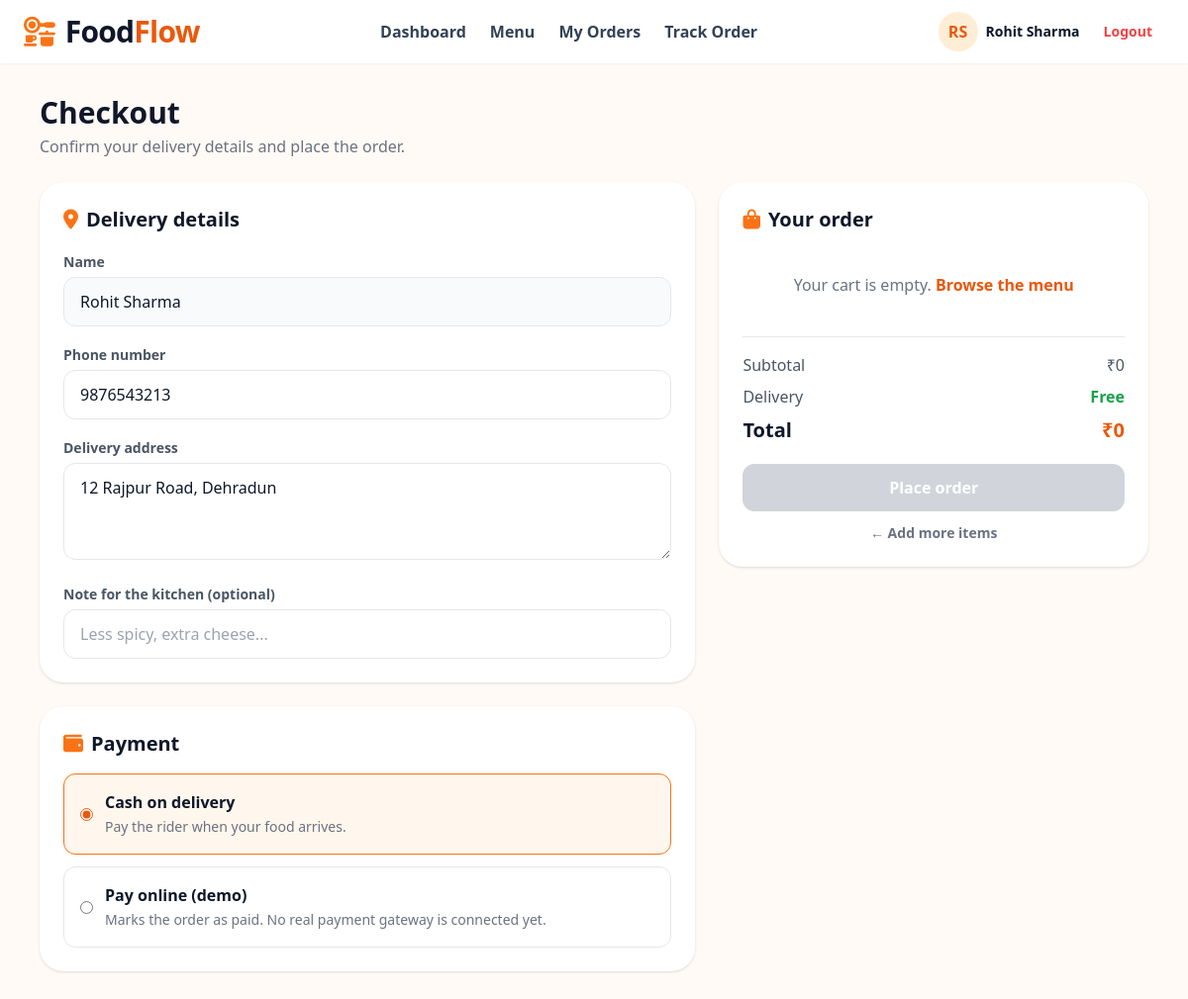
The page /My_orders/checkout.php (signed in) on the database its author committed.
### tables this page shows
CREATE TABLE users (
    user_id       INT AUTO_INCREMENT PRIMARY KEY,
    full_name     VARCHAR(100) NOT NULL,
    email         VARCHAR(150) NOT NULL UNIQUE,
    password_hash VARCHAR(255) NOT NULL,
    role          ENUM('customer','restaurant','delivery','admin','restaurant_staff','delivery_person') NOT NULL DEFAULT 'customer',
    phone         VARCHAR(20) DEFAULT NULL,
    address       VARCHAR(255) DEFAULT NULL,
    is_active     TINYINT(1) NOT NULL DEFAULT 1,
    created_at    TIMESTAMP NOT NULL DEFAULT CURRENT_TIMESTAMP,
    INDEX idx_users_role (role)
);

### My_orders/_lib.php (called while the page is built, shortened)
<?php
function e($v): string
{
    return htmlspecialchars((string)$v, ENT_QUOTES, 'UTF-8');
}

### My_orders/checkout.php (the view, shortened to what this page needs)
<?php
require_once __DIR__ . '/_lib.php';
$uid = customer_guard();
$st = $pdo->prepare('SELECT full_name, phone, address FROM users WHERE user_id = ?');
$st->execute([$uid]);
$user = $st->fetch(PDO::FETCH_ASSOC) ?: ['full_name' => '', 'phone' => '', 'address' => ''];
?>
<!DOCTYPE html>
<html lang="en">
<head>
    <script src="https://cdn.tailwindcss.com"></script>
    <link rel="stylesheet" href="https://cdnjs.cloudflare.com/ajax/libs/font-awesome/6.7.2/css/all.min.css">
</head>
<body class="min-h-screen bg-[#fffaf5] text-slate-900">
<?php include __DIR__ . '/_header.php'; ?>
<main class="mx-auto max-w-6xl px-4 py-8">
    <h1 class="text-3xl font-extrabold">Checkout</h1>
    <p class="mt-1 text-gray-500">Confirm your delivery details and place the order.</p>
    <div class="mt-6 grid gap-6 lg:grid-cols-5">
        <section class="space-y-6 lg:col-span-3">
            <div class="rounded-3xl bg-white p-6 shadow">
                <h2 class="text-xl font-extrabold"><i class="fa-solid fa-location-dot mr-2 text-orange-500"></i>Delivery details</h2>
                <div class="mt-4 space-y-4">
                    <div>
                        <label class="text-sm font-bold text-gray-600">Name</label>
                        <input value="<?= e($user['full_name']) ?>" disabled class="mt-1 w-full rounded-xl border border-gray-200 bg-gray-50 px-4 py-3">
                    </div>
                    <div>
                        <label for="phone" class="text-sm font-bold text-gray-600">Phone number</label>
                        <input id="phone" type="tel" maxlength="15" value="<?= e($user['phone']) ?>" placeholder="10-digit mobile number"
                               class="mt-1 w-full rounded-xl border border-gray-200 px-4 py-3 outline-none focus:border-orange-500">
                    </div>
                    <div>
                        <label for="address" class="text-sm font-bold text-gray-600">Delivery address</label>
                        <textarea id="address" rows="3" maxlength="255" placeholder="House no, street, area, city, landmark"
                                  class="mt-1 w-full rounded-xl border border-gray-200 px-4 py-3 outline-none focus:border-orange-500"><?= e($user['address']) ?></textarea>
                    </div>
                    <div>
                        <label for="note" class="text-sm font-bold text-gray-600">Note for the kitchen (optional)</label>
                        <input id="note" maxlength="255" placeholder="Less spicy, extra cheese..."
                               class="mt-1 w-full rounded-xl border border-gray-200 px-4 py-3 outline-none focus:border-orange-500">
                    </div>
                </div>
            </div>
            <div class="rounded-3xl bg-white p-6 shadow">
                <h2 class="text-xl font-extrabold"><i class="fa-solid fa-wallet mr-2 text-orange-500"></i>Payment</h2>
                <div class="mt-4 space-y-3">
                    <label class="flex cursor-pointer items-center gap-3 rounded-xl border border-gray-200 p-4 has-[:checked]:border-orange-500 has-[:checked]:bg-orange-50">
                        <input type="radio" name="payment" value="cod" checked class="accent-orange-600">
                        <span><b>Cash on delivery</b><br><span class="text-sm text-gray-500">Pay the rider when your food arrives.</span></span>
                    </label>
                    <label class="flex cursor-pointer items-center gap-3 rounded-xl border border-gray-200 p-4 has-[:checked]:border-orange-500 has-[:checked]:bg-orange-50">
                        <input type="radio" name="payment" value="online" class="accent-orange-600">
                        <span><b>Pay online (demo)</b><br><span class="text-sm text-gray-500">Marks the order as paid. No real payment gateway is connected yet.</span></span>
                    </label>
                </div>
            </div>
        </section>
        <aside class="lg:col-span-2">
            <div class="sticky top-24 rounded-3xl bg-white p-6 shadow">
                <h2 class="text-xl font-extrabold"><i class="fa-solid fa-bag-shopping mr-2 text-orange-500"></i>Your order</h2>
                <div id="lines" class="mt-4 divide-y"></div>
                <div class="mt-4 space-y-2 border-t pt-4">
                    <div class="flex justify-between text-gray-600"><span>Subtotal</span><span id="subtotal">₹0</span></div>
                    <div class="flex justify-between text-gray-600"><span>Delivery</span><span class="font-semibold text-green-600">Free</span></div>
                    <div class="flex justify-between text-xl font-extrabold"><span>Total</span><span id="total" class="text-orange-600">₹0</span></div>
                </div>
                <button id="placeBtn" disabled
                        class="mt-5 w-full rounded-xl bg-orange-600 py-3 font-bold text-white transition hover:bg-orange-700 disabled:cursor-not-allowed disabled:bg-gray-300">
                    Place order
                </button>
                <a href="../Menu/menuafterlogin.html" class="mt-3 block text-center text-sm font-semibold text-gray-500 hover:text-orange-600">← Add more items</a>
            </div>
        </aside>
    </div>
</main>
</body>
</html>

### rows shown on the page
users: full_name "Rohit Sharma", phone "9876543213", address "12 Rajpur Road, Dehradun"

### other values the page prints
$initials "RS"
$fullName "Rohit Sharma"
